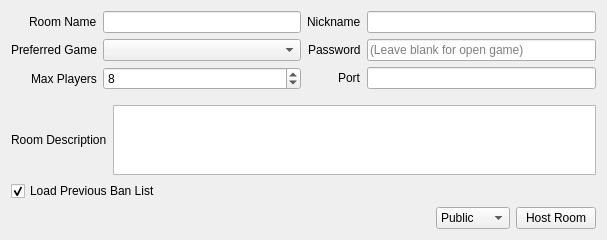
<?xml version="1.0" encoding="UTF-8"?>
<ui version="4.0">
 <class>HostRoom</class>
 <widget class="QWidget" name="HostRoom">
  <property name="geometry">
   <rect>
    <x>0</x>
    <y>0</y>
    <width>607</width>
    <height>236</height>
   </rect>
  </property>
  <property name="windowTitle">
   <string>Create Room</string>
  </property>
  <layout class="QVBoxLayout" name="verticalLayout_3">
   <item>
    <widget class="QWidget" name="settings" native="true">
     <layout class="QHBoxLayout">
      <property name="leftMargin">
       <number>0</number>
      </property>
      <property name="topMargin">
       <number>0</number>
      </property>
      <property name="rightMargin">
       <number>0</number>
      </property>
      <item>
       <layout class="QFormLayout" name="formLayout_2">
        <property name="labelAlignment">
         <set>Qt::AlignRight|Qt::AlignTrailing|Qt::AlignVCenter</set>
        </property>
        <item row="0" column="0">
         <widget class="QLabel" name="label">
          <property name="text">
           <string>Room Name</string>
          </property>
         </widget>
        </item>
        <item row="0" column="1">
         <widget class="QLineEdit" name="room_name">
          <property name="maxLength">
           <number>50</number>
          </property>
         </widget>
        </item>
        <item row="1" column="0">
         <widget class="QLabel" name="label_3">
          <property name="text">
           <string>Preferred Game</string>
          </property>
         </widget>
        </item>
        <item row="1" column="1">
         <widget class="QComboBox" name="game_list"/>
        </item>
        <item row="2" column="0">
         <widget class="QLabel" name="label_2">
          <property name="text">
           <string>Max Players</string>
          </property>
         </widget>
        </item>
        <item row="2" column="1">
         <widget class="QSpinBox" name="max_player">
          <property name="minimum">
           <number>2</number>
          </property>
          <property name="maximum">
           <number>16</number>
          </property>
          <property name="value">
           <number>8</number>
          </property>
         </widget>
        </item>
       </layout>
      </item>
      <item>
       <layout class="QFormLayout" name="formLayout">
        <property name="labelAlignment">
         <set>Qt::AlignRight|Qt::AlignTrailing|Qt::AlignVCenter</set>
        </property>
        <item row="0" column="1">
         <widget class="QLineEdit" name="nickname"/>
        </item>
        <item row="0" column="0">
         <widget class="QLabel" name="label_6">
          <property name="text">
           <string>Nickname</string>
          </property>
         </widget>
        </item>
        <item row="1" column="1">
         <widget class="QLineEdit" name="password">
          <property name="echoMode">
           <enum>QLineEdit::PasswordEchoOnEdit</enum>
          </property>
          <property name="placeholderText">
           <string>(Leave blank for open game)</string>
          </property>
         </widget>
        </item>
        <item row="2" column="1">
         <widget class="QLineEdit" name="port">
          <property name="inputMethodHints">
           <set>Qt::ImhDigitsOnly</set>
          </property>
          <property name="maxLength">
           <number>5</number>
          </property>
         </widget>
        </item>
        <item row="1" column="0">
         <widget class="QLabel" name="label_5">
          <property name="text">
           <string>Password</string>
          </property>
         </widget>
        </item>
        <item row="2" column="0">
         <widget class="QLabel" name="label_4">
          <property name="text">
           <string>Port</string>
          </property>
         </widget>
        </item>
       </layout>
      </item>
     </layout>
    </widget>
   </item>
   <item>
    <layout class="QHBoxLayout" name="horizontalLayout_3">
     <item>
      <widget class="QLabel" name="label_7">
       <property name="text">
        <string>Room Description</string>
       </property>
      </widget>
     </item>
     <item>
      <widget class="QTextEdit" name="room_description"/>
     </item>
    </layout>
   </item>
   <item>
    <layout class="QHBoxLayout">
     <item>
      <widget class="QCheckBox" name="load_ban_list">
       <property name="text">
        <string>Load Previous Ban List</string>
       </property>
       <property name="checked">
        <bool>true</bool>
       </property>
      </widget>
     </item>
    </layout>
   </item>
   <item>
    <layout class="QHBoxLayout" name="horizontalLayout">
     <property name="rightMargin">
      <number>0</number>
     </property>
     <item>
      <spacer name="horizontalSpacer">
       <property name="orientation">
        <enum>Qt::Horizontal</enum>
       </property>
       <property name="sizeHint" stdset="0">
        <size>
         <width>40</width>
         <height>20</height>
        </size>
       </property>
      </spacer>
     </item>
     <item>
      <widget class="QComboBox" name="host_type">
       <item>
        <property name="text">
         <string>Public</string>
        </property>
       </item>
       <item>
        <property name="text">
         <string>Unlisted</string>
        </property>
       </item>
      </widget>
     </item>
     <item>
      <widget class="QPushButton" name="host">
       <property name="text">
        <string>Host Room</string>
       </property>
      </widget>
     </item>
    </layout>
   </item>
  </layout>
 </widget>
 <resources/>
 <connections/>
</ui>
